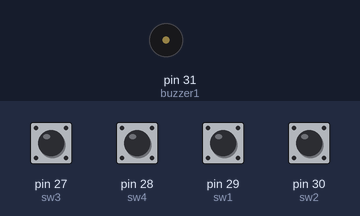
This sketch was run on a simulated Arduino Mega 2560, built with avr-gcc and run on an emulated ATmega2560. Shown: buzzer (waves = sounding). The inputs (shaded band) are chosen by the test bench; at power-on: pin 27 (sw3), pin 28 (sw4), pin 29 (sw1), pin 30 (sw2) HIGH.

Above: at 1.2 s.
1.3 s: pin 28 (sw4) pulled LOW for 0.15 s
At 1.37 s:
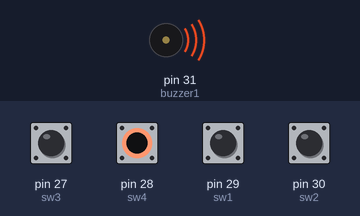
Timing chart, 0 to 4.3 s (numbered marks = the images above; inputs shaded):
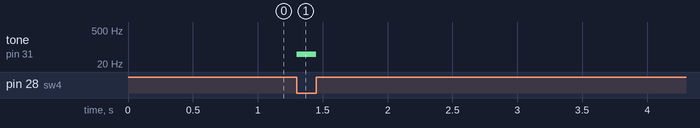

The sketch:

PianoBuzzerSwitches.ino
```cpp
int buzzer1 = 31;
int sw1 = 29, sw2 = 30, sw3 = 27, sw4 = 28;
int sw1_value, sw2_value, sw3_value, sw4_value;

void setup(){
  pinMode(buzzer1,OUTPUT);
  pinMode(sw1,INPUT);
  pinMode(sw2,INPUT);
  pinMode(sw3,INPUT);
  pinMode(sw4,INPUT);
  noTone(buzzer1);
}

void loop(){
  sw1_value = digitalRead(sw1);
  sw2_value = digitalRead(sw2);
  sw3_value = digitalRead(sw3);
  sw4_value = digitalRead(sw4);

  if (sw1_value == LOW){
    tone(buzzer1,200);
  }
  if (sw2_value == LOW){
    tone(buzzer1,150);
  }
  if (sw3_value == LOW){
    tone(buzzer1,100);
  }
  if (sw4_value == LOW){
    tone(buzzer1,50);
  }
  else {
    noTone(buzzer1);
  }
}
```

Measured:
- after the input at 1.3 s, tone on pin 31 (buzzer1): silent → 50 Hz at once, → silent 0.15 s later
